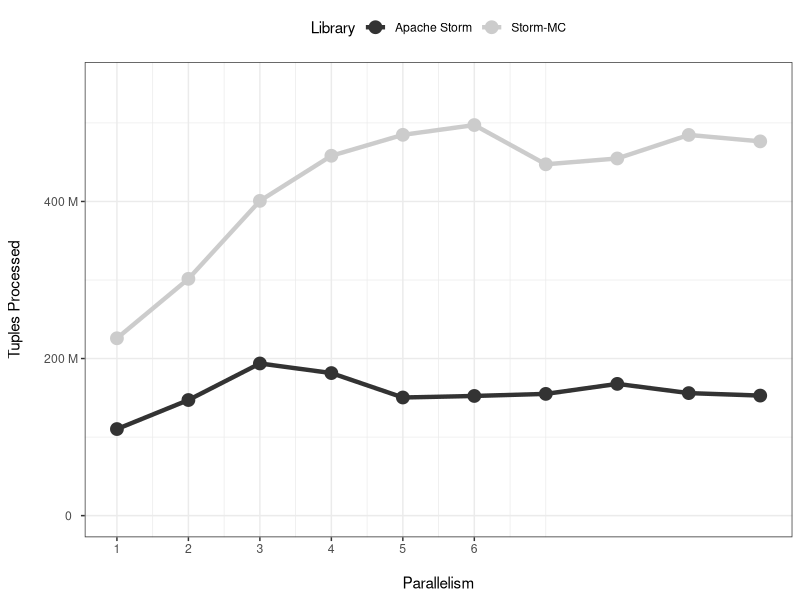

Write R code to recreate this figure.
# ---- countbolt-plot ----

library("ggplot2")
library("ggthemes")
library("reshape2")
library(scales)
#library(RcolorBrewer)
library(grid)


format_si <- function(...) {
  # Format a vector of numeric values according
  # to the International System of Units.
  # http://en.wikipedia.org/wiki/SI_prefix
  #
  # Based on code by Ben Tupper
  # https://stat.ethz.ch/pipermail/r-help/2012-January/299804.html
  # Args:
  #   ...: Args passed to format()
  #
  # Returns:
  #   A function to format a vector of strings using
  #   SI prefix notation
  #
  
  function(x) {
    limits <- c(1e-24, 1e-21, 1e-18, 1e-15, 1e-12,
                1e-9,  1e-6,  1e-3,  1e0,   1e3,
                1e6,   1e9,   1e12,  1e15,  1e18,
                1e21,  1e24)
    prefix <- c("y",   "z",   "a",   "f",   "p",
                "n",   "µ",   "m",   " ",   "k",
                "M",   "G",   "T",   "P",   "E",
                "Z",   "Y")
  
    # Vector with array indices according to position in intervals
    i <- findInterval(abs(x), limits)
  
    # Set prefix to " " for very small values < 1e-24
    i <- ifelse(i==0, which(limits == 1e0), i)

    paste(format(round(x/limits[i], 1),
                 trim=TRUE, scientific=FALSE, ...),
          prefix[i])
  }
}

mat <- read.csv(file="csv/count.csv")
# melt by parallelism
t <- melt(mat, id.vars=c("parallelism"))
# create plot
k <- ggplot(t, aes(x=parallelism, y=value, fill=variable, color=variable)) +
    scale_fill_grey(name="Library", labels=c("Apache Storm", "Storm-MC")) +
    scale_colour_grey(name="Library", labels=c("Apache Storm", "Storm-MC")) +
    theme_bw() +
    theme(legend.position="top")

k + geom_line(size=1.5) + geom_point(size=4, type=21) +
    scale_y_continuous(limits=c(0, 550000000), labels=format_si(), name="Tuples Processed\n") +
    scale_x_continuous(breaks=1:6, name="\nParallelism")
    #geom_hline(yintercept=0, size=0.4, color="black")

